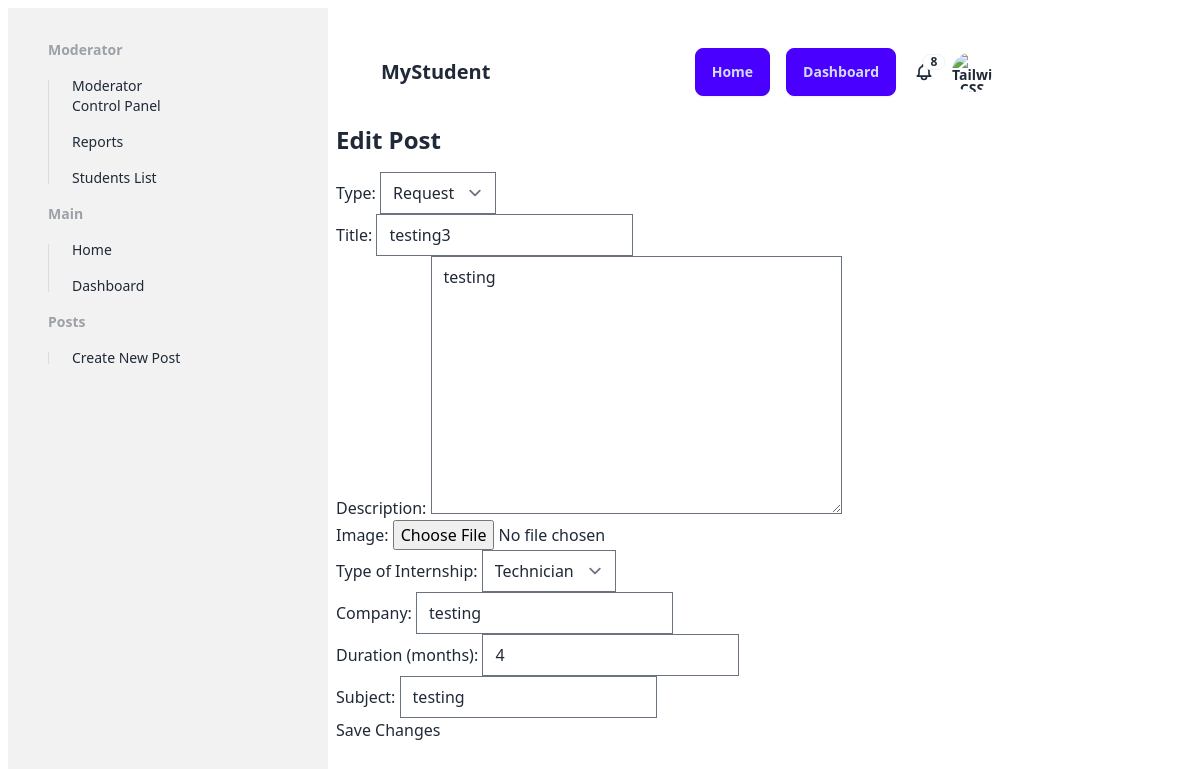
Screenshot of /posts/17/edit/ (signed in) with the database file from the repository.
### core/models.py (models this page shows, shortened)
class Post(models.Model):
    TYPE_CHOICES = (
        (0, 'Offer'),
        (1, 'Request'),
    )
    id = models.AutoField(primary_key=True)
    type = models.IntegerField(choices=TYPE_CHOICES)
    title = models.CharField(max_length=255)
    description = models.TextField()
    image = models.ImageField(blank=True, upload_to='post_images/')
    creator = models.ForeignKey(User, on_delete=models.CASCADE)
    created_at = models.DateTimeField(auto_now_add=True)

class Stage(Post):
    TYPE_INTERNSHIP_CHOICES = (
        (1, 'Worker'),
        (2, 'Technician'),
        (3, 'PFE'),
    )
    typeInternship = models.IntegerField(choices=TYPE_INTERNSHIP_CHOICES)
    company = models.CharField(max_length=255)
    duration = models.IntegerField()
    subject = models.CharField(max_length=255)

### core/views.py (the view)
# urls.py: path('posts/<int:pk>/edit/', PostUpdateView.as_view(), name='post_update'),
class PostUpdateView(LoginRequiredMixin, UpdateView):
    model = Post
    template_name = 'posts/post_update.html'
    success_url = reverse_lazy('dashboard')
    def get_object(self, queryset=None):
        post = super().get_object(queryset)
        if hasattr(post, 'recommandation'):
            return post.recommandation
        elif hasattr(post, 'transport'):
            return post.transport
        elif hasattr(post, 'stage'):
            return post.stage
        elif hasattr(post, 'evenement'):
            return post.evenement
        elif hasattr(post, 'logement'):
            return post.logement
        else:
            return None
    def get_form_class(self):
        post = self.object
        if hasattr(post, 'recommandation'):
            return RecommandationForm
        elif hasattr(post, 'transport'):
            return TransportForm
        elif hasattr(post, 'stage'):
            return StageForm
        elif hasattr(post, 'evenement'):
            return EvenementForm
        elif hasattr(post, 'logement'):
            return LogementForm
        else:
            return None
    def get_queryset(self):
        queryset = super().get_queryset()
        return queryset.filter(creator=self.request.user)

### core/forms.py
class StageForm(BasePostForm):
    TYPE_INTERNSHIP_CHOICES = (
        (1, 'Worker'),
        (2, 'Technician'),
        (3, 'PFE'),
    )
    typeInternship = forms.ChoiceField(choices=TYPE_INTERNSHIP_CHOICES, label='Type of Internship')
    company = forms.CharField(label='Company', max_length=255, required=True)
    duration = forms.IntegerField(label='Duration (months)', required=True)
    subject = forms.CharField(label='Subject', max_length=255, required=True)
    class Meta:
        model = Stage
        fields = BasePostForm.Meta.fields + ('typeInternship', 'company', 'duration', 'subject')

### core/context_processors.py (called while the page is built)
def tailwind_version(request):
    return {'TAILWIND_VERSION': settings.TAILWIND_VERSION}

### core/templates/posts/post_update.html (shortened to what this page needs)
{% load static tailwind_tags %}
<!DOCTYPE html>
<html lang="en">
  <head>
    <link
      rel="stylesheet"
      href="https://cdnjs.cloudflare.com/ajax/libs/font-awesome/6.5.1/css/all.min.css"
    />
    {% tailwind_css %}
    <link rel="stylesheet" type="text/css" href="{% static 'css/main.css' %}" />
  </head>
  <body class="container">
    <div class="menu">{% include 'components/sidebar.html' %}</div>
    <div class="content">
      <div class="home_container">
        {% include 'components/navbar.html' %}
        <h1 class="text-2xl font-bold mb-4">Edit Post</h1>
    <form method="post">
        {{ form.as_p }}
        <button type="submit">Save Changes</button>
    </form>
      </div>
  </body>
</html>

### core/static/css/main.css (style rules this page uses)
.container { display: flex; }
.menu { flex: 1; }
.content { flex: 4; }
.home_container { padding: 20px; border-radius: 10px; margin-top: 20px; }

### rows the page displays
Post: title "testing3", description "testing"
Stage: typeInternship "Technician", company "testing", duration "4", subject "testing"
